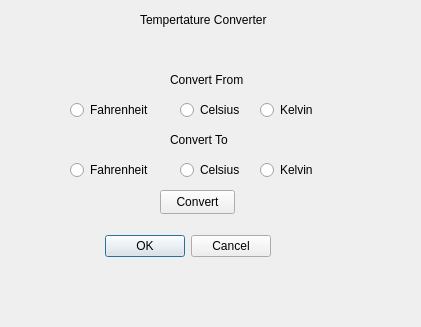
<?xml version="1.0" encoding="UTF-8"?>
<ui version="4.0">
 <class>Dialog</class>
 <widget class="QDialog" name="Dialog">
  <property name="geometry">
   <rect>
    <x>0</x>
    <y>0</y>
    <width>421</width>
    <height>327</height>
   </rect>
  </property>
  <property name="windowTitle">
   <string>Dialog</string>
  </property>
  <widget class="QDialogButtonBox" name="buttonBox">
   <property name="geometry">
    <rect>
     <x>50</x>
     <y>230</y>
     <width>221</width>
     <height>32</height>
    </rect>
   </property>
   <property name="orientation">
    <enum>Qt::Orientation::Horizontal</enum>
   </property>
   <property name="standardButtons">
    <set>QDialogButtonBox::StandardButton::Cancel|QDialogButtonBox::StandardButton::Ok</set>
   </property>
  </widget>
  <widget class="QRadioButton" name="radioButton">
   <property name="geometry">
    <rect>
     <x>70</x>
     <y>100</y>
     <width>92</width>
     <height>20</height>
    </rect>
   </property>
   <property name="text">
    <string>Fahrenheit </string>
   </property>
  </widget>
  <widget class="QRadioButton" name="radioButton_2">
   <property name="geometry">
    <rect>
     <x>180</x>
     <y>100</y>
     <width>92</width>
     <height>20</height>
    </rect>
   </property>
   <property name="text">
    <string>Celsius</string>
   </property>
  </widget>
  <widget class="QRadioButton" name="radioButton_3">
   <property name="geometry">
    <rect>
     <x>260</x>
     <y>100</y>
     <width>92</width>
     <height>20</height>
    </rect>
   </property>
   <property name="text">
    <string>Kelvin</string>
   </property>
  </widget>
  <widget class="QPushButton" name="pushButton">
   <property name="geometry">
    <rect>
     <x>160</x>
     <y>190</y>
     <width>75</width>
     <height>24</height>
    </rect>
   </property>
   <property name="text">
    <string>Convert</string>
   </property>
  </widget>
  <widget class="QLabel" name="label">
   <property name="geometry">
    <rect>
     <x>140</x>
     <y>10</y>
     <width>131</width>
     <height>20</height>
    </rect>
   </property>
   <property name="text">
    <string>Tempertature Converter</string>
   </property>
  </widget>
  <widget class="QLabel" name="label_2">
   <property name="geometry">
    <rect>
     <x>170</x>
     <y>70</y>
     <width>81</width>
     <height>20</height>
    </rect>
   </property>
   <property name="text">
    <string>Convert From</string>
   </property>
  </widget>
  <widget class="QLabel" name="label_3">
   <property name="geometry">
    <rect>
     <x>170</x>
     <y>130</y>
     <width>81</width>
     <height>20</height>
    </rect>
   </property>
   <property name="text">
    <string>Convert To</string>
   </property>
  </widget>
  <widget class="QRadioButton" name="radioButton_4">
   <property name="geometry">
    <rect>
     <x>70</x>
     <y>160</y>
     <width>92</width>
     <height>20</height>
    </rect>
   </property>
   <property name="text">
    <string>Fahrenheit </string>
   </property>
  </widget>
  <widget class="QRadioButton" name="radioButton_5">
   <property name="geometry">
    <rect>
     <x>180</x>
     <y>160</y>
     <width>92</width>
     <height>20</height>
    </rect>
   </property>
   <property name="text">
    <string>Celsius</string>
   </property>
  </widget>
  <widget class="QRadioButton" name="radioButton_6">
   <property name="geometry">
    <rect>
     <x>260</x>
     <y>160</y>
     <width>92</width>
     <height>20</height>
    </rect>
   </property>
   <property name="text">
    <string>Kelvin</string>
   </property>
  </widget>
 </widget>
 <resources/>
 <connections>
  <connection>
   <sender>buttonBox</sender>
   <signal>accepted()</signal>
   <receiver>Dialog</receiver>
   <slot>accept()</slot>
   <hints>
    <hint type="sourcelabel">
     <x>248</x>
     <y>254</y>
    </hint>
    <hint type="destinationlabel">
     <x>157</x>
     <y>274</y>
    </hint>
   </hints>
  </connection>
  <connection>
   <sender>buttonBox</sender>
   <signal>rejected()</signal>
   <receiver>Dialog</receiver>
   <slot>reject()</slot>
   <hints>
    <hint type="sourcelabel">
     <x>316</x>
     <y>260</y>
    </hint>
    <hint type="destinationlabel">
     <x>286</x>
     <y>274</y>
    </hint>
   </hints>
  </connection>
 </connections>
</ui>
